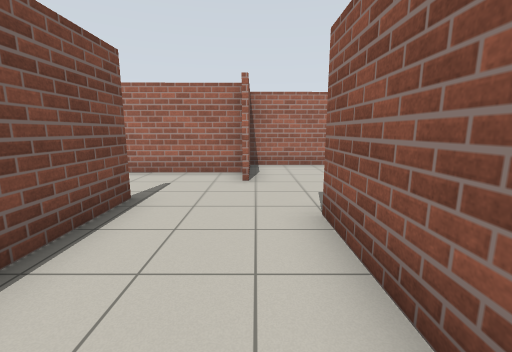
[1] (above)

16 first-person views from a walk through a robot-simulator world made for Gazebo. The camera is 1.2 m above the floor, tilts 10° down and sees 90° across. The floor is counted in squares, 1 m on a side. Each view is taken from the middle of a square. On the plan, view 1 faces up. The plan holds only what a view shows up to about 12 squares ahead; the rest is blank. Surface patterns are stand-ins for the level's own textures.

[2]
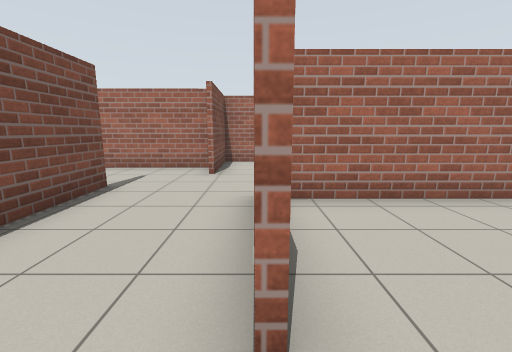

[3]
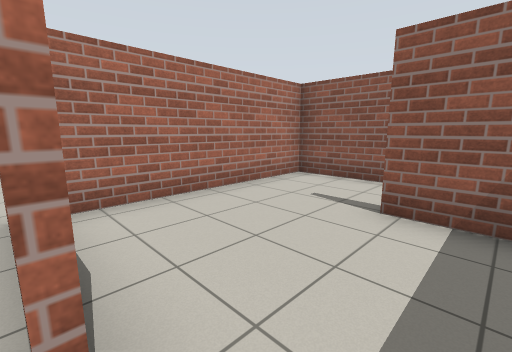

[4]
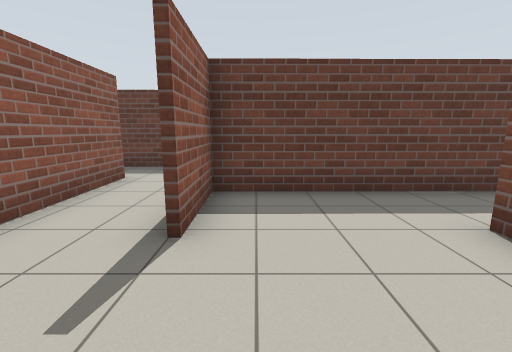

[5]
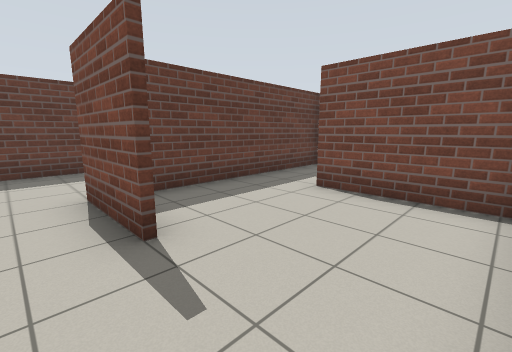

[6]
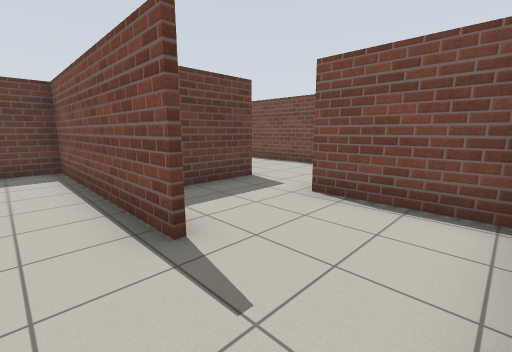

[7]
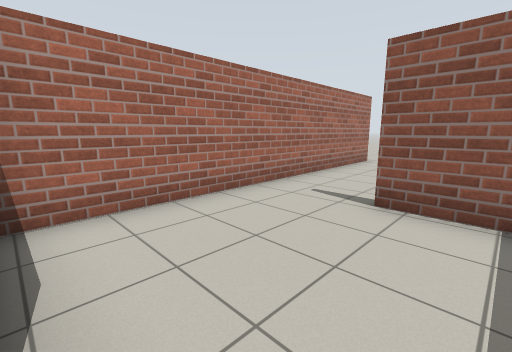

[8]
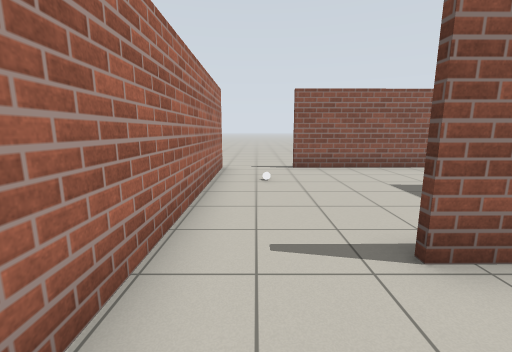

[9]
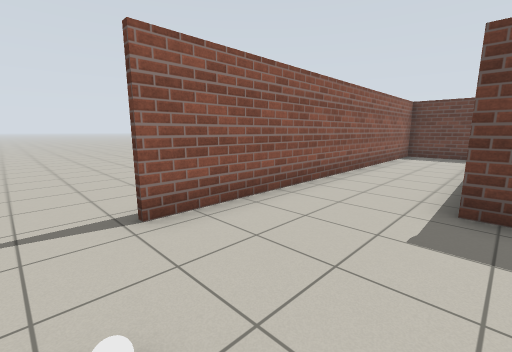

[10]
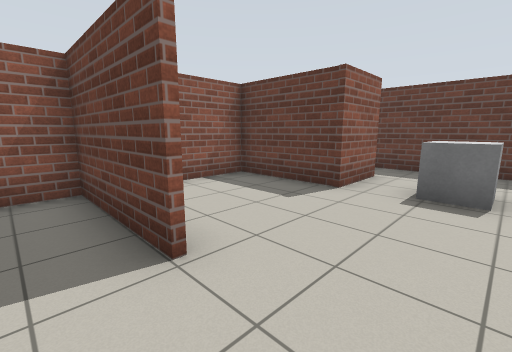

[11]
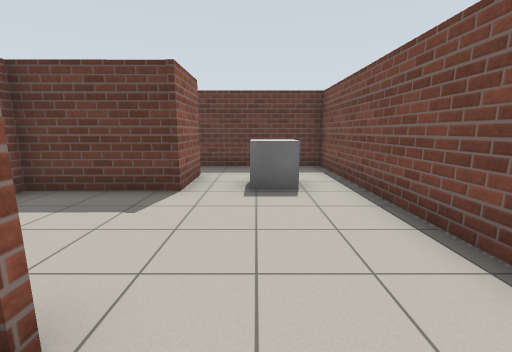

[12]
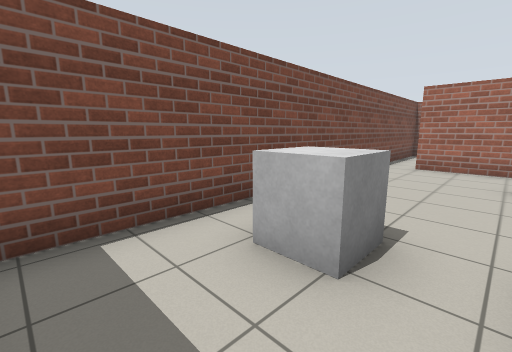

[13]
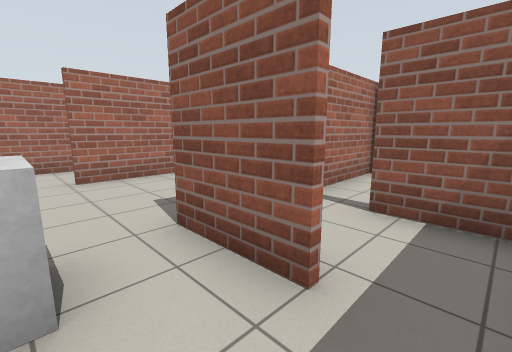

[14]
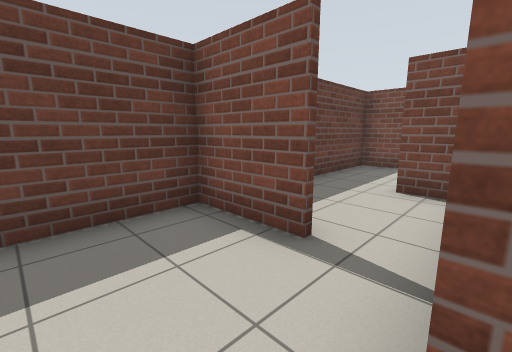

[15]
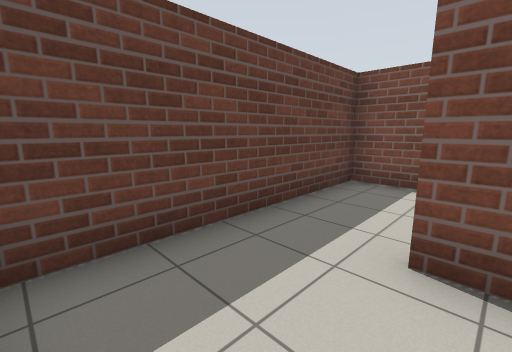

[16]
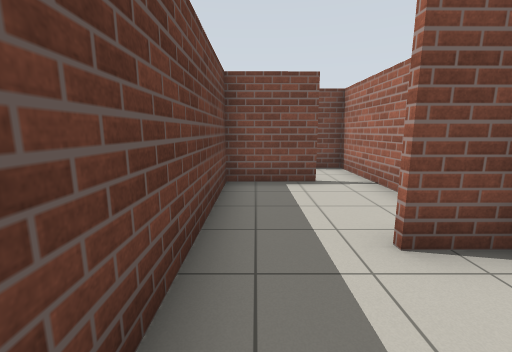

### Floor plan
Key: @ floor where view 1 was taken; # wall or solid block; . floor; B white ball; O other object.
Columns run from 9 left of view 1 to 12 right of it. Each row starts with its distance up from view 1.
  9 #        ###########..
  8 #    #####.......B....
  7 #   ##...#..........#.
  6 #   #........#......#.
  5 #   #........#......#
  4 #####..#...######...#
  3 #......#..##....#...#
  2 #...####..#.....#...#
  1 #......#..#.....#...#
  0 #......#.@....#.#...#
 -1 #......#......#.#...#
 -2 #.O.###########.##..#
 -3 #OO.#.....#......#..#
 -4 #...#.#......#......#
 -5 #.....#......#......#
 -6 #####################

Positions as (right, up) in squares from view 1, and headings:
1: (0, 0), facing up
2: (1, -1), facing up
3: (1, -1), facing up-right
4: (4, 3), facing down
5: (6, 3), facing down-left
6: (-1, 7), facing down-left
7: (0, 5), facing up-right
8: (2, 8), facing right
9: (7, 8), facing down-right
10: (-8, 3), facing down-right
11: (-7, 3), facing down
12: (-6, -5), facing up-left
13: (-7, -5), facing up-right
14: (6, -2), facing down-left
15: (3, -3), facing down-left
16: (3, -5), facing left
